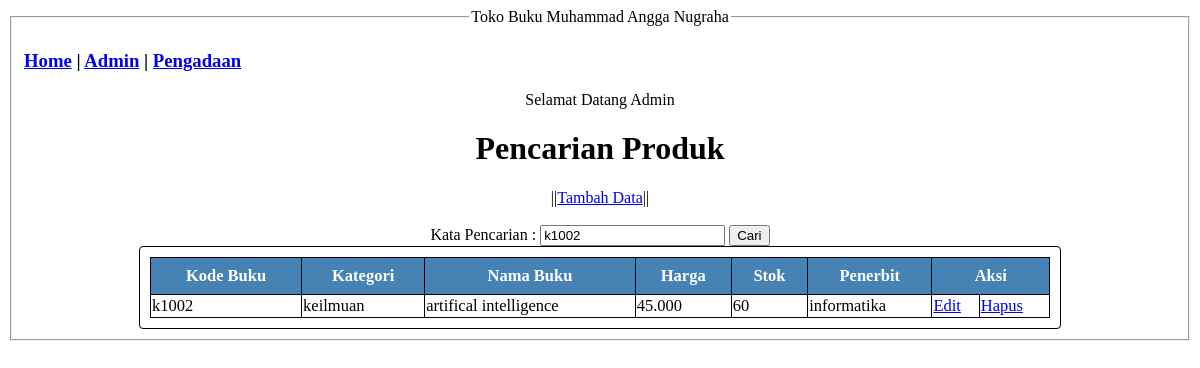
The app's page /admin.php?kata_cari=k1002 with its own data.
### tables this page shows
CREATE TABLE `tb_buku` (
  `id_buku` varchar(10) NOT NULL,
  `kategori` varchar(20) NOT NULL,
  `nama_buku` varchar(50) NOT NULL,
  `harga` varchar(10) NOT NULL,
  `stok` varchar(10) NOT NULL,
  `penerbit` varchar(20) NOT NULL
);

### admin.php (the view, shortened to what this page needs)
<!DOCTYPE html>
<html lang="en">
<head>
    <link rel="stylesheet" href="style.css">
</head>
<body>
    <fieldset >
        <legend align="center">Toko Buku Muhammad Angga Nugraha</legend>
        <h3>
            <a href="index.php">Home</a> |
            <a href="admin.php">Admin</a> |
            <a href="Pengadaan.php">Pengadaan</a>
        </h3>
        <legend align="center">Selamat Datang Admin</legend>
        <center><h1>Pencarian Produk</h1></center>
        <center>||<a href="tambah_form.html">Tambah Data</a>||</center>
<br>
    <form method="GET" action="index.php" style="text-align: center;">
    <label>Kata Pencarian : </label>
    <input type="text" name="kata_cari" value="<?php if(isset($_GET['kata_cari'])) { echo
    $_GET['kata_cari']; } ?>" />
<button type="submit">Cari</button>
</form>
<div class="table_admin">
    <table class="table_ad_dlm">
        <thead>
        <tr>
        <th>Kode Buku</th>
        <th>Kategori</th>
        <th>Nama Buku</th>
        <th>Harga</th>
        <th>Stok</th>
        <th>Penerbit</th>
        <th colspan="2">Aksi</th>
        </tr>
        </thead>
<tbody>
<?php
include 'koneksi.php';
if(isset($_GET['kata_cari'])) {
    $kata_cari = $_GET['kata_cari'];
    $query = "SELECT * FROM tb_buku WHERE id_buku like '%".$kata_cari."%' OR
    nama_buku like '%".$kata_cari."%' ORDER BY id_buku ASC";
} else {
    $query = "SELECT * FROM tb_buku ORDER BY id_buku ASC";
    }
$result = mysqli_query($koneksi, $query);
while ($row = mysqli_fetch_assoc($result)) {
?>
<tr>
    <td><?php echo $row['id_buku']; ?></td>
    <td><?php echo $row['kategori']; ?></td>
    <td><?php echo $row['nama_buku']; ?></td>
    <td><?php echo $row['harga']; ?></td>
    <td><?php echo $row['stok']; ?></td>
    <td><?php echo $row['penerbit']; ?></td>
    <td><a href="edit_form.php?id_buku=<?php echo $row['id_buku']; ?>">Edit</a></td>
    <td><a href="delete.php?id_buku=<?php echo $row['id_buku']; ?>" onclick="return confirm('Apakah Anda Yakin Ingin Menghapus?')">Hapus</a></td>
</tr>
<?php
}
?>
</tbody>
</table>
</fieldset>
</body>
</html>

### style.css (style rules this page uses)
.table_admin { max-width: 900px; border: 1px solid black; padding: 10px; overflow: auto; margin: auto; border-radius: 4px; }
.table_ad_dlm { width: 100%; font-size: 16.5px; border-collapse: collapse; }
table thead { background-color: steelblue; color: white; }
table thead th { padding: 8px; }
table th, table td { border: 1px solid #000017; }

### records on screen
tb_buku: id_buku "k1002", kategori "keilmuan", nama_buku "artifical intelligence", harga "45.000", stok "60", penerbit "informatika"
